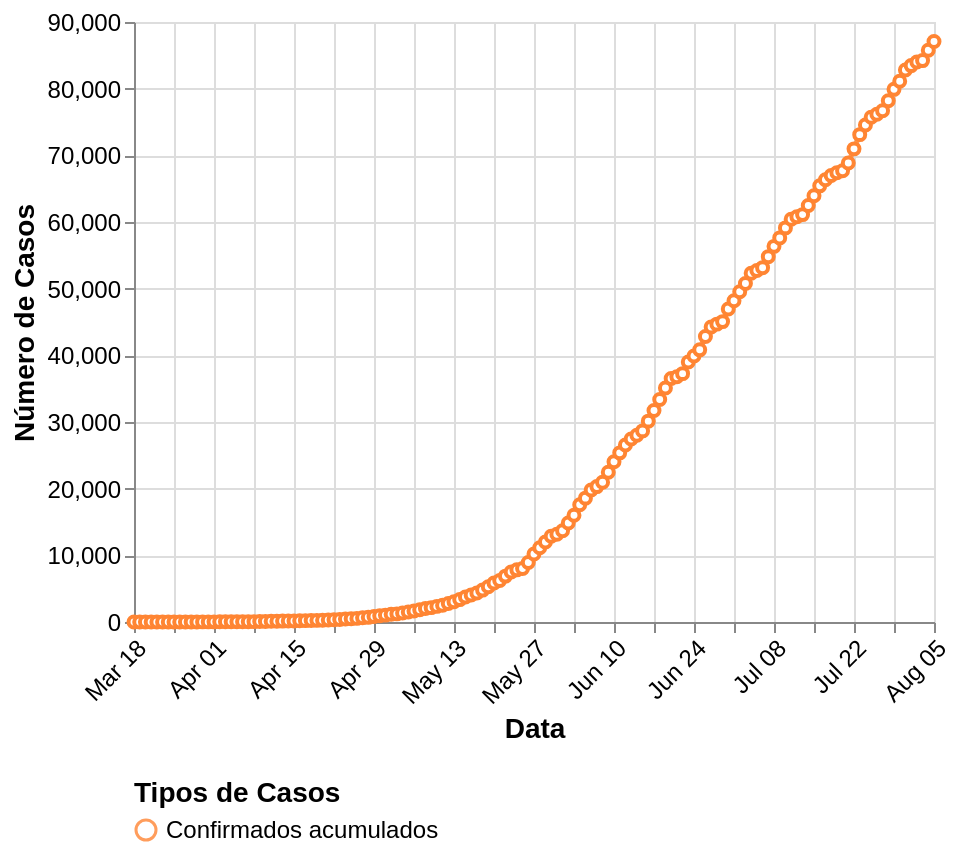

Express this chart as Vega-Lite.
### Vega-Lite specification from a JSON file in a GitHub repository (floating-point values rounded to 4 significant figures; data arrays with more than 128 entries replaced by an {"elided": "..."} marker saying what was removed)
{"$schema": "https://vega.github.io/schema/vega-lite/v5.json", "width": "container", "config": {"background": "transparent", "view": {"continuousWidth": 400, "continuousHeight": 300}}, "data": {"values": {"elided": "141 records"}, "format": {"parse": {"data": "date"}}}, "mark": {"type": "line", "opacity": 0.8, "point": {"filled": false, "fill": "white"}, "strokeWidth": 2.5}, "encoding": {"color": {"type": "nominal", "field": "key", "legend": {"columns": 1, "labelFontSize": 12, "orient": "bottom", "title": "Tipos de Casos", "titleFontSize": 14}, "scale": {"domain": ["Confirmados acumulados"], "range": ["#ff8533"]}}, "tooltip": [{"type": "temporal", "field": "data", "title": "Data"}, {"type": "quantitative", "field": "confirmadosAcumulados", "title": "Confirmados acumulados"}, {"type": "quantitative", "field": "mortesAcumuladas", "title": "Mortes acumuladas"}, {"type": "quantitative", "field": "taxa_letalidade", "format": ".2%", "title": "Taxa de letalidade"}, {"type": "quantitative", "field": "confirmadosPorDia", "title": "Confirmados por dia"}], "x": {"type": "temporal", "axis": {"labelAngle": 315, "labelFontSize": 12, "title": "Data", "titleFontSize": 14}, "field": "data", "timeUnit": "monthdate"}, "y": {"type": "quantitative", "axis": {"labelFontSize": 12, "title": "Número de Casos", "titleFontSize": 14}, "field": "value"}}, "transform": [{"fold": ["confirmadosAcumulados"]}, {"calculate": "if((datum.key === 'confirmadosAcumulados'),'Confirmados acumulados',datum.key)", "as": "key"}, {"calculate": "datum.mortesAcumuladas / datum.confirmadosAcumulados", "as": "taxa_letalidade"}]}
